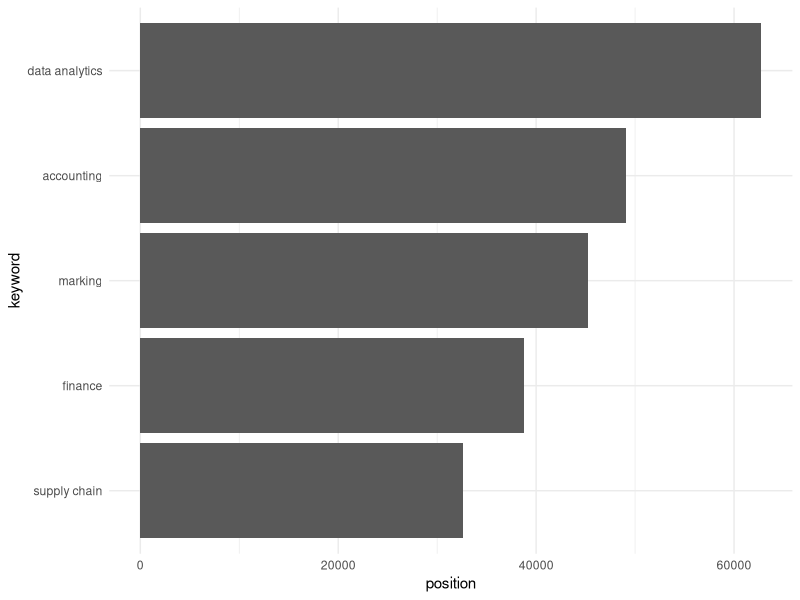

Generate this figure with R:
## ---- chunk 1
library(ggplot2)
## ---- chunk 2
keyword=c("data analytics","accounting","marking","finance","supply chain")
position=c(62759,49044,45237,38814,32576)
jobData=data.frame(keyword,position)
ggplot(jobData)+
  geom_bar(aes(reorder(keyword,position),position),stat = "identity")+
  coord_flip()+xlab("keyword")+theme_minimal()
## ---- chunk 3
# automatically create a bib database for R packages
knitr::write_bib(c(
  .packages(), 'bookdown', 'knitr', 'rmarkdown'
), 'packages.bib')
